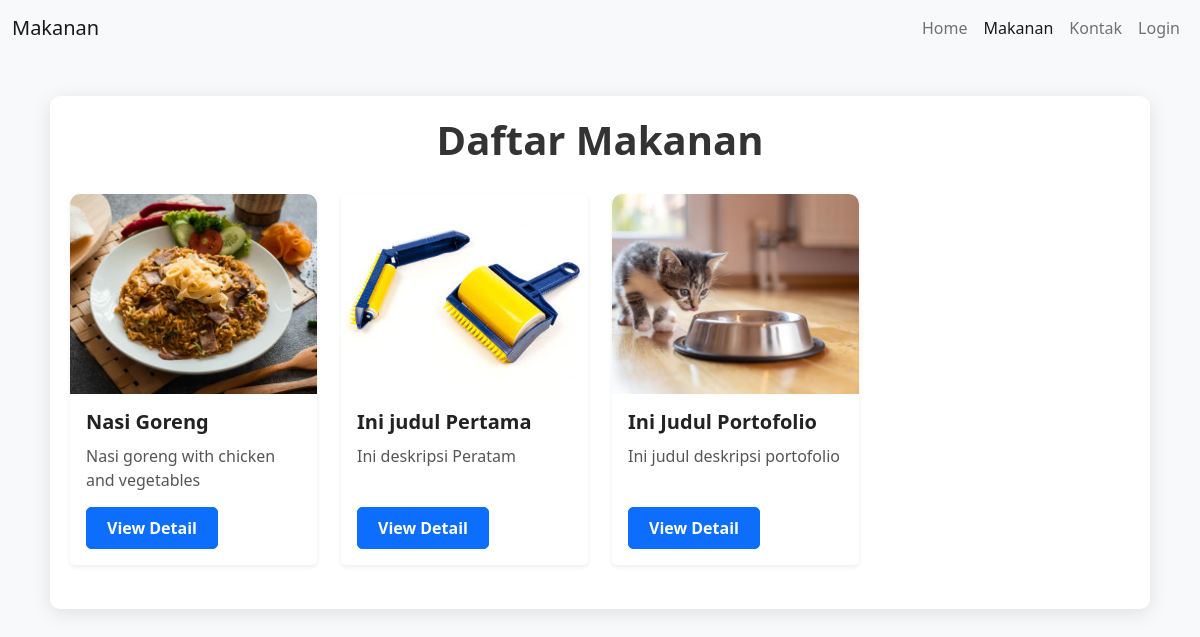
The app's page /makanan.php with its own data.
### tables this page shows
CREATE TABLE `makanan` (
  `idportofolio` int(11) NOT NULL,
  `namaportofolio` varchar(255) NOT NULL,
  `deskripsi` text DEFAULT NULL,
  `tahunmulai` year(4) NOT NULL,
  `tahunakhir` year(4) NOT NULL,
  `foto` varchar(255) NOT NULL
);

### makanan.php (the view, shortened to what this page needs)
<?php
include 'db/connection.php';
$product_query = "SELECT * FROM Makanan";
$product_result = $conn->query($product_query);
?>
<!DOCTYPE html>
<html lang="en">
<head>
    <link href="https://cdn.jsdelivr.net/npm/bootstrap@5.1.0/dist/css/bootstrap.min.css" rel="stylesheet" />
</head>
<body>
    <nav class="navbar navbar-expand-lg navbar-light bg-light">
        <div class="container-fluid">
            <a class="navbar-brand" href="index.php">Makanan</a>
            <div class="collapse navbar-collapse" id="navbarNav">
                <ul class="navbar-nav ms-auto">
                    <li class="nav-item"><a class="nav-link" href="index.php#home">Home</a></li>
                    <li class="nav-item"><a class="nav-link active" href="makanan.php">Makanan</a></li>
                    <li class="nav-item"><a class="nav-link" href="kontak.php">Kontak</a></li>
                    <li class="nav-item">
                        <a class="nav-link" href="admin/login.php">Login</a>
                    </li>
                </ul>
            </div>
        </div>
    </nav>
    <div class="product-container">
        <h2 class="text-center product-title">Daftar Makanan</h2>
        <div class="row">
            <?php while ($product = $product_result->fetch_assoc()): ?>
            <div class="col-md-3 mb-4">
                <div class="card h-100 shadow-sm rounded-3 overflow-hidden">
                    <img src="assets/images/<?= htmlspecialchars($product['foto']) ?>" class="card-img-top"
                        alt="<?= htmlspecialchars($product['namaportofolio']) ?>" />
                    <div class="card-body d-flex flex-column">
                        <h5 class="card-title"><?= htmlspecialchars($product['namaportofolio']) ?></h5>
                        <p class="card-text"><?= htmlspecialchars($product['deskripsi']) ?></p>
                        <a href="makanandetail.php?id=<?= $product['idportofolio'] ?>"
                            class="btn btn-primary mt-auto">View
                            Detail</a>
                    </div>
                </div>
            </div>
            <?php endwhile; ?>
        </div>
    </div>
</body>
</html>

### makanan.php (style rules this page uses)
body { background-color: #f8f9fa; }
.product-container { max-width: 1100px; margin: 40px auto; padding: 20px; background: #fff; border-radius: 10px; box-shadow: 0 4px 20px rgba(0, 0, 0, 0.1); }
.product-title { font-weight: 700; font-size: 2.5rem; margin-bottom: 30px; color: #333; }
.card-img-top { object-fit: cover; height: 200px; border-radius: 10px 10px 0 0; }
.card { border: none; border-radius: 10px; transition: box-shadow 0.3s ease-in-out; }
.card-body { display: flex; flex-direction: column; }
.card-title { font-weight: 600; font-size: 1.25rem; margin-bottom: 10px; color: #222; }
.card-text { flex-grow: 1; color: #555; font-size: 1rem; margin-bottom: 15px; }
.btn-primary { align-self: flex-start; font-weight: 600; padding: 8px 20px; font-size: 1rem; border-radius: 5px; }

### records on screen
makanan: foto (picture), namaportofolio "Nasi Goreng", deskripsi "Nasi goreng with chicken and vegetables"
makanan: foto (picture), namaportofolio "Ini judul Pertama", deskripsi "Ini deskripsi Peratam"
makanan: foto (picture), namaportofolio "Ini Judul Portofolio", deskripsi "Ini judul deskripsi portofolio"
